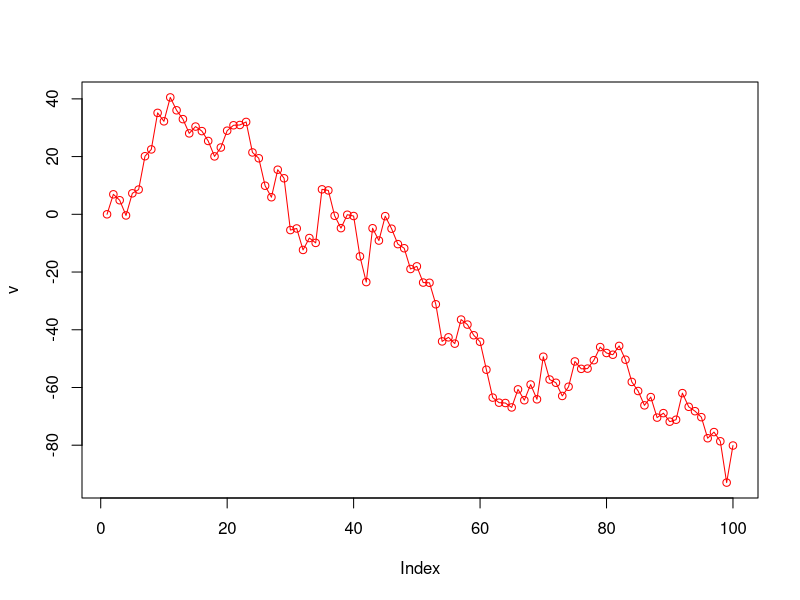
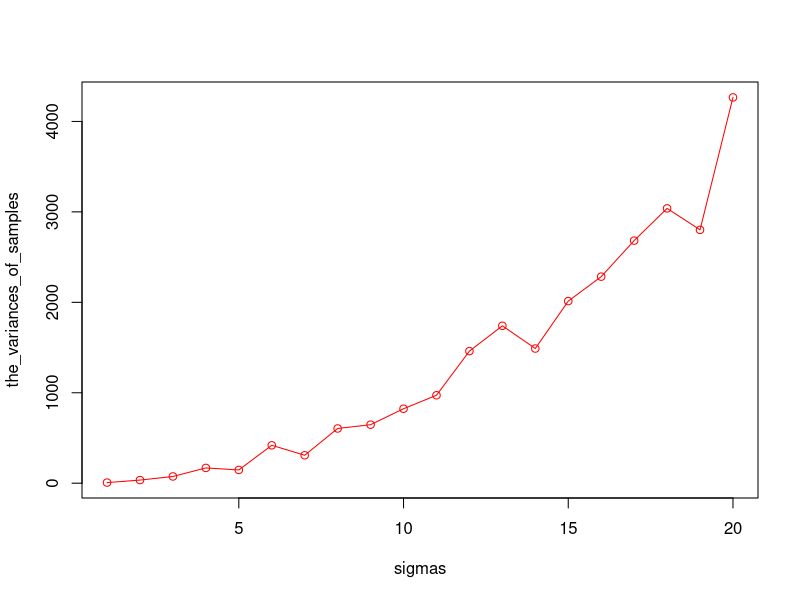
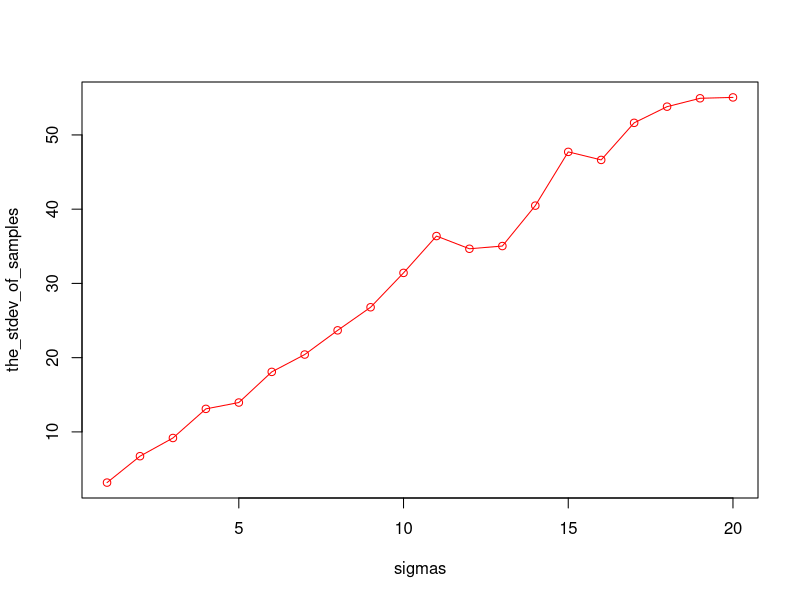
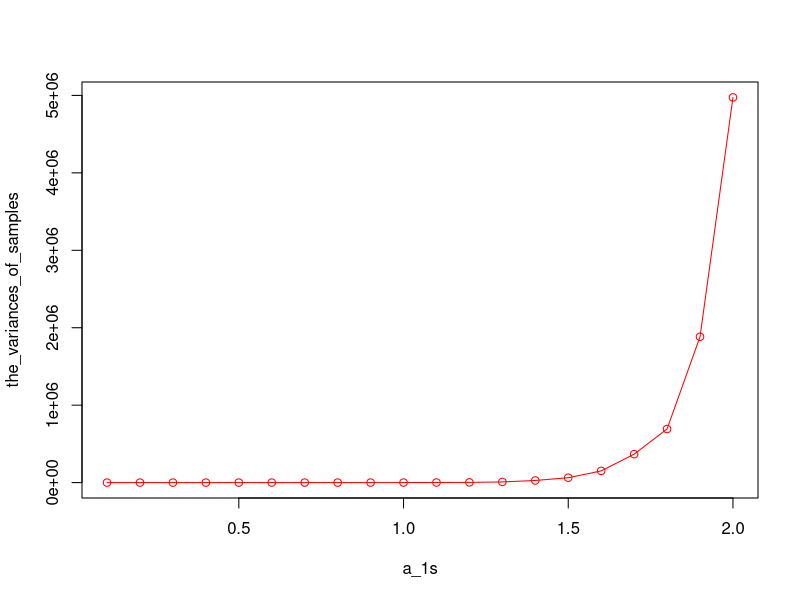
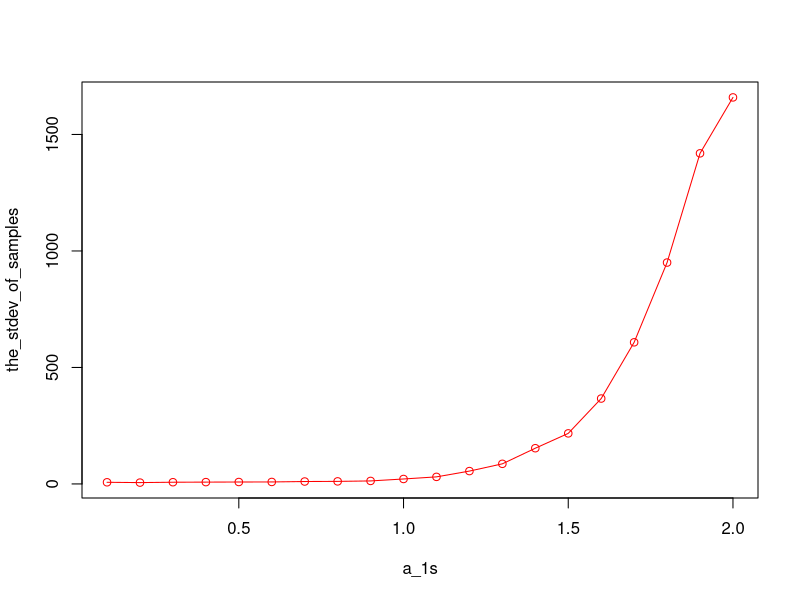

These figures' R source, in order:
## ---- chunk 1
generate_AR1_process = function(y_1, a_1, sigma, size) {
  vector = 1:size
  vector[1] = 0
  for (i in 2:size) {
    vector[i] = a_1 * vector[i - 1] + sigma * rnorm(1, mean = 0, sd = 1)
  }
  return(vector)
}
## ---- chunk 2
y_1 = 0
a_1 = 1.0
sigma = 7.0
size = 100
v = generate_AR1_process(y_1 = y_1, a_1 = a_1, sigma = sigma, size = size)
plot(v,type = "o", col = "red")
## ---- chunk 3
make_samples_of_y_n = function(y_1, a_1, sigma, size, iterations) {
  samples_of_y_n = sapply(1:ITERATIONS, 
                         function(x) generate_AR1_process(y_1 = y_1, a_1 = a_1, sigma = sigma, size = size)[size])
  return(samples_of_y_n)
}
y_1 = 0
a_1 = 1.0
sigma = 7.0
size = 10 # try with 100, 1000, etc
ITERATIONS = 100
samples_of_y_10 = make_samples_of_y_n(y_1 = y_1, a_1 = a_1, sigma = sigma, 
                                       size = size, iterations = ITERATIONS)
variance_of_samples = var(samples_of_y_10)
stdev_of_samples = sd(samples_of_y_10)
print(sprintf("variance of samples of y_%d: %5.3f", size, variance_of_samples))
print(sprintf("stdev of samples of y_%d: %5.3f", size, stdev_of_samples))
## ---- chunk 4
y_1 = 0
a_1 = 1.0
size = 10
sigmas = 1:20 # <- note that this is a range !! =)
ITERATIONS = 100
#calculates a range of varianes corresponding to the sigma range 1:10
the_variances_of_samples = sapply(sigmas, 
                                  function(sig) var(make_samples_of_y_n(y_1 = y_1,
                                                                         a_1 = a_1,
                                                                         sigma = sig,
                                                                         size = size,
                                                                         iterations = ITERATIONS)))
variance_output= "the variances (sigma: var): "
variance_output_result = sprintf("(sigma: %2d, var: %5.2f)\n", sigmas, the_variances_of_samples)
variance_output= cat(variance_output, "\n", variance_output_result)
plot(the_variances_of_samples, xlab="sigmas", type = "o", col = "red")

#calculates a range of standard deviations corresponding to the sigma range 1:10
the_stdev_of_samples = sapply(sigmas, 
                              function(sig) sd(make_samples_of_y_n(y_1 = y_1,
                                                                     a_1 = a_1,
                                                                     sigma = sig,
                                                                     size = size,
                                                                     iterations = ITERATIONS)))
stdev_output= "the stdevs (sigma: stdev): "
stdev_output_result = sprintf("(sigma: %2d, var: %5.2f)\n", sigmas, the_stdev_of_samples)
stdev_output= cat(stdev_output, "\n", stdev_output_result)
plot(the_stdev_of_samples, xlab="sigmas", type = "o", col = "red")
## ---- chunk 5
y_1 = 0
a_1s = seq(from = 0.1, to = 2.0, by = .1)
size = 10
sigmas = 7
ITERATIONS = 100

the_variances_of_samples = sapply(a_1s,
                                  function(a_1) var(make_samples_of_y_n(y_1 = y_1,
                                                                         a_1 = a_1,
                                                                         sigma = sigma,
                                                                         size = size,
                                                                         iterations = ITERATIONS)))
variance_output= "the variances (a_1: var): "
variance_output_result = sprintf("(a_1: %3.2f, var: %5.2f)\n", a_1s, the_variances_of_samples)
variance_output= cat(variance_output, "\n", variance_output_result)
plot(a_1s,the_variances_of_samples, xlab="a_1s", type = "o", col = "red")

#calculates a range of standard deviations corresponding to the sigma range 1:10
the_stdev_of_samples = sapply(a_1s,
                              function(a_1) sd(make_samples_of_y_n(y_1 = y_1,
                                                                     a_1 = a_1,
                                                                     sigma = sigma,
                                                                     size = size,
                                                                     iterations = ITERATIONS)))
stdev_output= "the stdevs (a_1: stdev): "
stdev_output_result = sprintf("(a_1: %3.2f, var: %5.2f)\n", a_1s, the_stdev_of_samples)
stdev_output= cat(stdev_output, "\n", stdev_output_result)
plot(a_1s, the_stdev_of_samples, xlab="a_1s", type = "o", col = "red")
